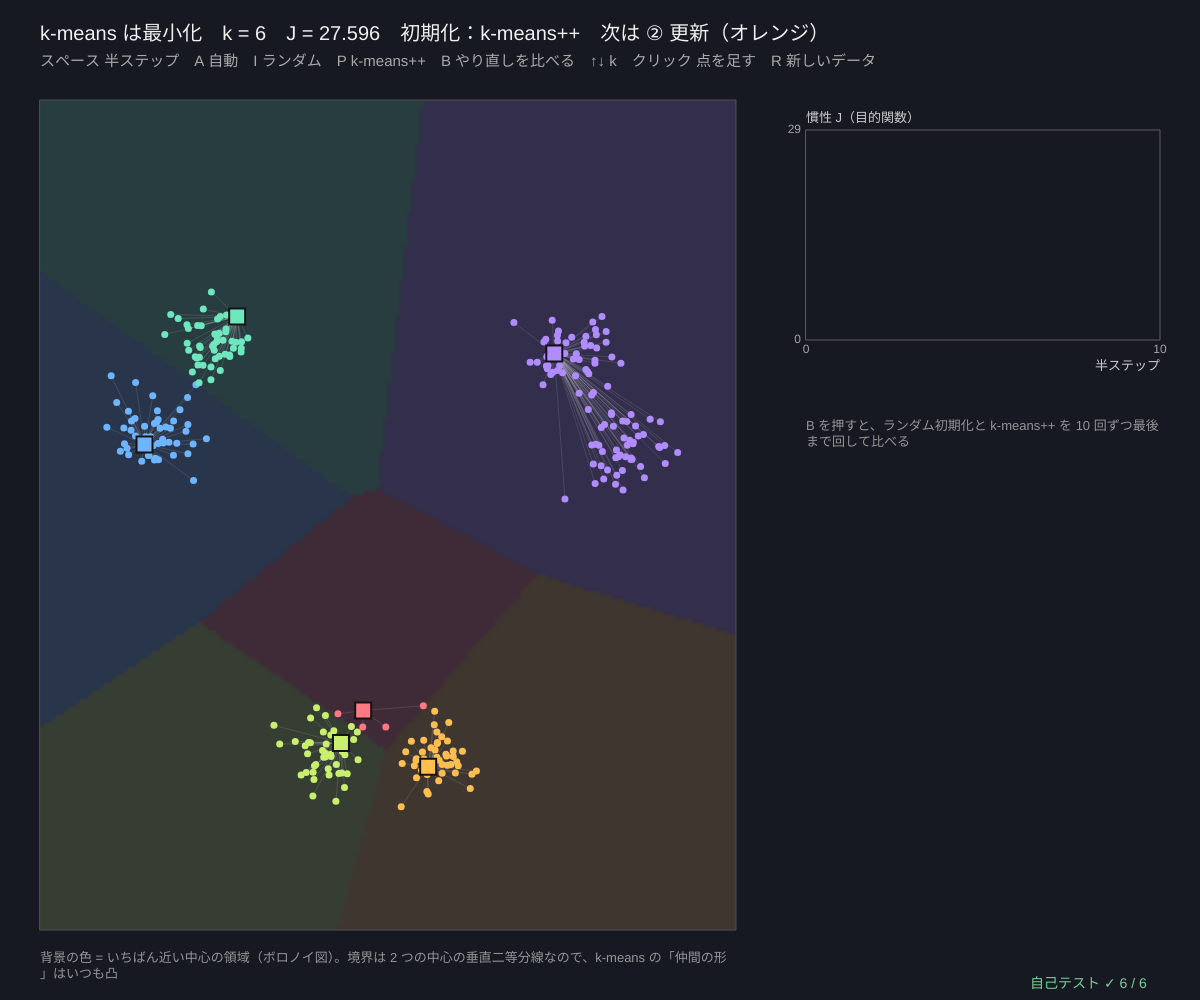
Frame 1 (no input)
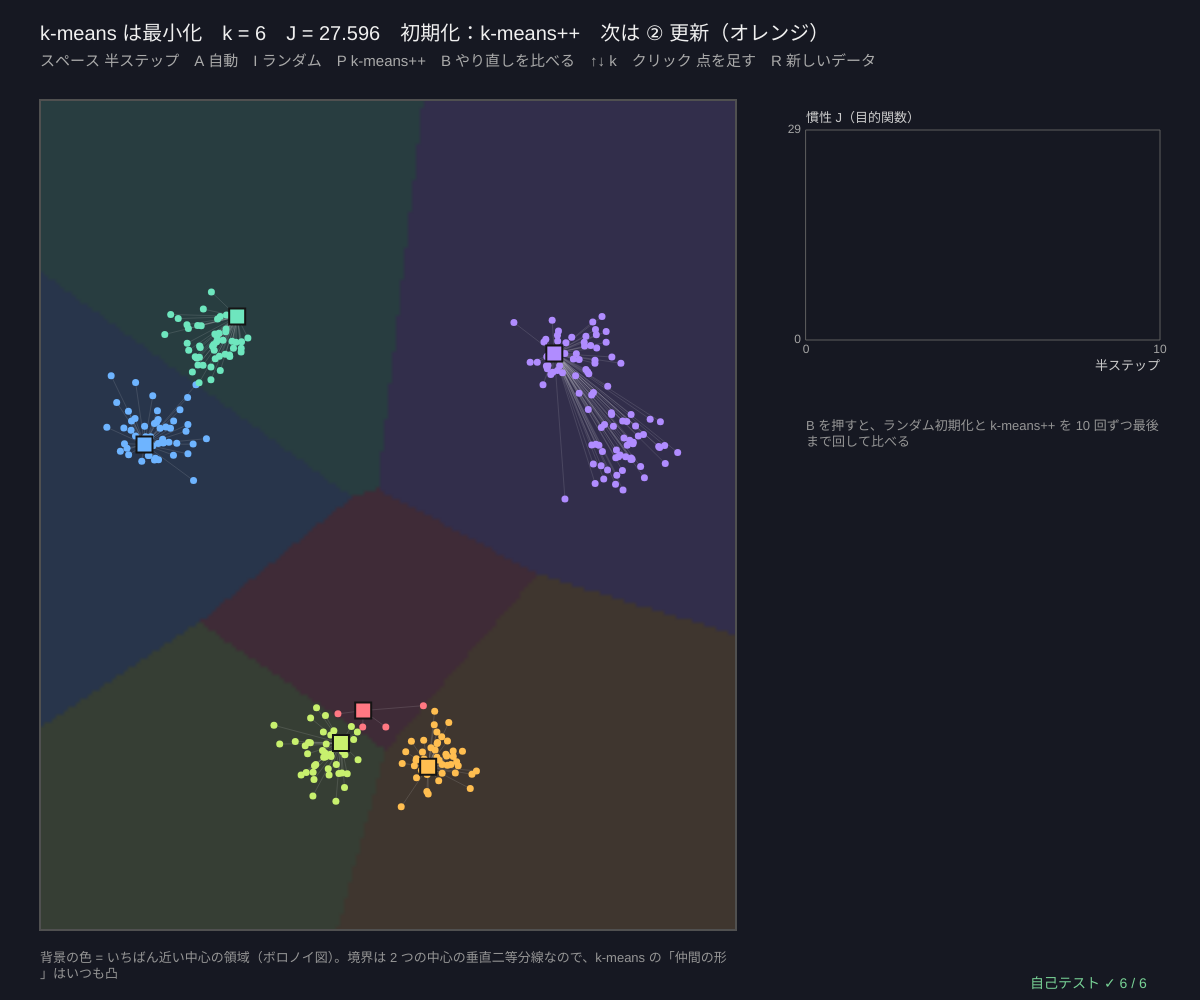
Frame 60 (no input)
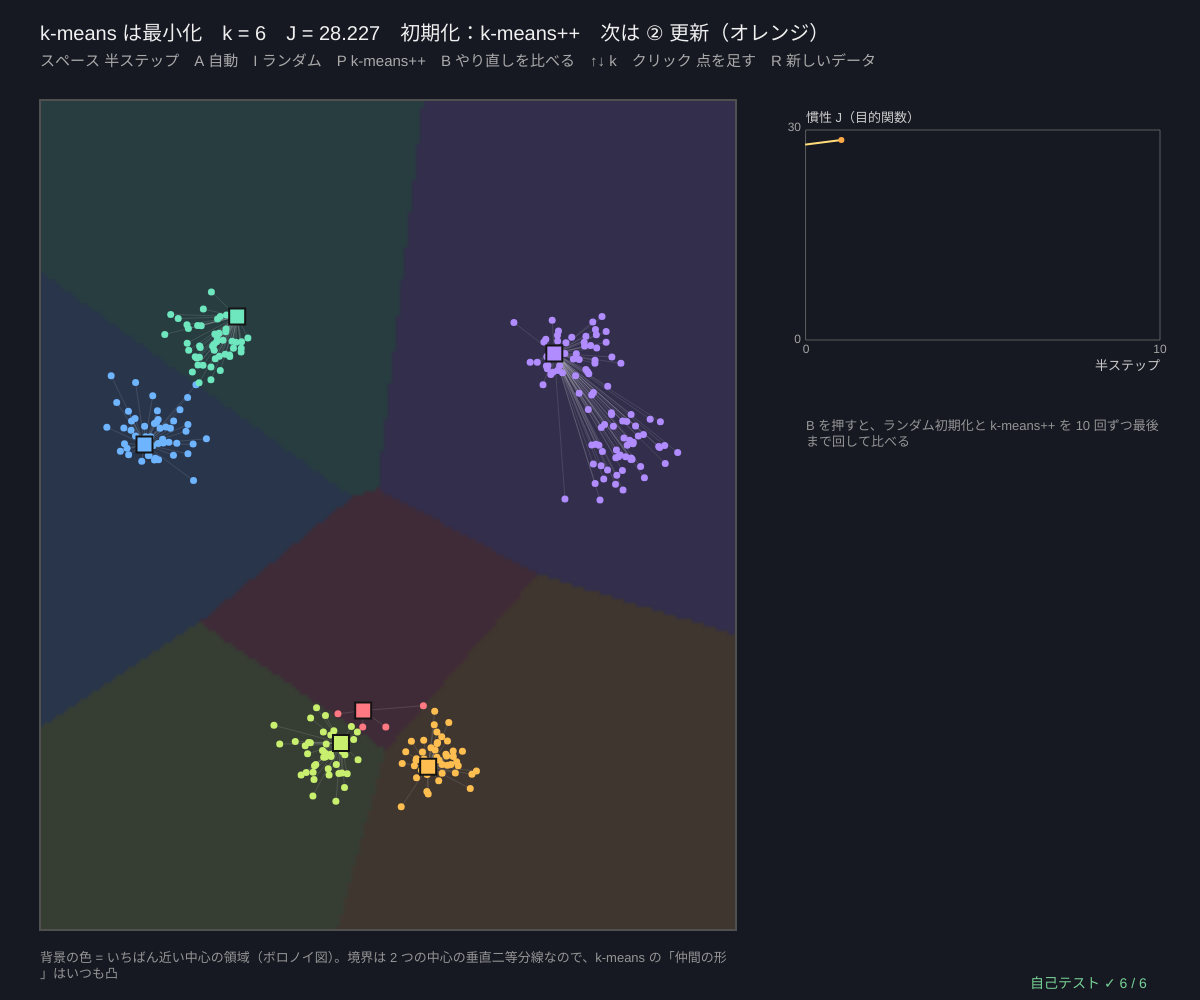
Frame 120 (the mouse pressed at the canvas centre since frame 60)

The p5.js sketch that drew these frames (run headless with seeded random() and noise() and a simulated clock; from frame 60 on, the mouse is pressed at the canvas centre):

// p5.js sketch
// ── sketch.js
// ============================================
// 01 k-means は「最小化」─ 目的関数 = 慣性（各点と自分の中心の距離² の合計）J = Σ |x_i − c(i)|²
//   ① 割り当て（中心を固定して、各点をいちばん近い中心へ）② 更新（仲間を固定して、中心を平均へ）。どちらも J を減らすか同じにする
//   → J は必ず止まる。ただし「いちばん小さい J」とは限らない（初めの中心しだい）→ k-means++ と「10 回やり直して最良」
//   背景の色 = いちばん近い中心の領域 = ボロノイ図（シリーズ 22）。基本の k-means はシリーズ 17 の 10。ここはその発展
// スペース 半ステップ / A 自動 / I ランダム初期化 / P k-means++ 初期化 / B 10 回ずつやり直して比べる / ↑↓ k / クリック 点を足す / R 新しいデータ
// ============================================

const NPTS = 300;                      // ★ 点の数
let data, centers = [], labels = [], hist = [], nextAssign = false, kNum = 6, auto = false, seedD = 11, seedI = 1;
let restarts = null, view, cellBuf = null, cellDirty = true, initName = '', timer = 0;

function setup() { createCanvas(windowWidth, windowHeight); textWrap(CHAR); selfTest(); newData(); }
function blobs6(seed) {                // 6 つのかたまり（2 つずつ近い）
  seedRng(seed);
  let sp = [];
  for (let j = 0; j < 6; j++) { let a = (TWO_PI * Math.floor(j / 2)) / 3 + 0.5, r = 1.25; sp.push({ n: NPTS / 6, c: [r * Math.cos(a) + (j % 2 ? 0.28 : -0.28) * Math.sin(a), r * Math.sin(a) - (j % 2 ? 0.28 : -0.28) * Math.cos(a)], sd: [0.12, 0.12] }); }
  return makeBlobs(sp);
}
function newData() { data = blobs6(seedD); restarts = null; initCenters(true); }
// ★ 初期化：usePP = true なら k-means++、false ならランダム
function initCenters(usePP) {
  seedRng(1000 + seedI++);
  centers = usePP ? initPlusPlus(data.pts, kNum) : initRandomCenters(data.pts, kNum);
  labels = assignLabels(data.pts, centers); hist = [inertiaOf(data.pts, centers, labels)]; nextAssign = false;
  initName = usePP ? 'k-means++' : 'ランダム'; cellDirty = true;
}
// ★ 半ステップ：更新 → 割り当て → 更新 … J を記録
function halfStep() {
  if (nextAssign) labels = assignLabels(data.pts, centers); else centers = updateCenters(data.pts, labels, centers);
  nextAssign = !nextAssign; hist.push(inertiaOf(data.pts, centers, labels)); cellDirty = true;
  if (hist.length > 200) hist.splice(1, 1);
}
function runRestarts() {               // ランダム初期化と k-means++ をそれぞれ 10 回
  seedRng(500 + seedD);
  let rr = [], pp = [];
  for (let r = 0; r < 10; r++) rr.push(lloyd(data.pts, initRandomCenters(data.pts, kNum), 100));
  for (let r = 0; r < 10; r++) pp.push(lloyd(data.pts, initPlusPlus(data.pts, kNum), 100));
  restarts = { rr: rr.map((x) => x.inertia), pp: pp.map((x) => x.inertia) };
  let best = pp.concat(rr).reduce((a, b) => (b.inertia < a.inertia ? b : a));
  centers = best.centers; labels = best.labels; hist = [best.inertia]; nextAssign = false; initName = '20 回の中の最良'; cellDirty = true;
}

function draw() {
  background(22, 24, 34);
  view = fitView(40, 100, width * 0.58, height - 170, 0, 0, 3.6);
  if (auto && ++timer % 20 === 0) halfStep();
  if (cellDirty) drawCells();
  image(cellBuf, view.x, view.y, view.w, view.h);
  noFill(); stroke(80); rect(view.x, view.y, view.w, view.h);
  // 点 → 中心の線、点、中心
  stroke(255, 255, 255, 30); strokeWeight(1);
  for (let i = 0; i < data.pts.length; i++) line(gX(view, data.pts[i][0]), gY(view, data.pts[i][1]), gX(view, centers[labels[i]][0]), gY(view, centers[labels[i]][1]));
  drawPts(view, data.pts, labels, 7);
  centers.forEach((c, j) => { stroke(20); strokeWeight(2); fill(palC(j)); rect(gX(view, c[0]) - 8, gY(view, c[1]) - 8, 16, 16); });
  // ---- 右：J のグラフ
  let gx = view.x + view.w + 70, gw = width - gx - 40, J = hist[hist.length - 1];
  let g1 = { x: gx, y: 130, w: gw, h: 210, x0: 0, x1: Math.max(10, hist.length - 1), y0: 0, y1: Math.max(...hist) * 1.05 };
  plotAxes(g1, '半ステップ', '慣性 J（目的関数）', [0, g1.x1], [0, +g1.y1.toPrecision(2)]);
  stroke(255, 220, 120); strokeWeight(2); polyline(hist.map((v, i) => [gX(g1, i), gY(g1, v)]));
  noStroke(); hist.forEach((v, i) => { if (i > 0) { fill(i % 2 ? color(255, 170, 70) : color(110, 180, 255)); circle(gX(g1, i), gY(g1, v), 6); } });
  // ---- 右下：やり直しの比較
  let g2 = { x: gx, y: 420, w: gw, h: 170 };
  fill(205); textSize(13); textAlign(LEFT, BASELINE);
  if (restarts) {
    let all = restarts.rr.concat(restarts.pp), lo = Math.min(...all), hi = Math.max(...all), bw = g2.w / 22;
    text('B：10 回ずつやり直した最後の J（低いほどよい）', g2.x, g2.y - 8);
    all.forEach((v, i) => { let x = g2.x + (i < 10 ? i : i + 2) * bw, h = 20 + ((v - lo) / Math.max(1e-9, hi - lo)) * (g2.h - 30); fill(i < 10 ? color(255, 120, 130) : color(110, 230, 190)); rect(x, g2.y + g2.h - h, bw - 3, h); });
    fill(255, 140, 150); text('ランダム 平均 ' + meanOf(restarts.rr).toFixed(2), g2.x, g2.y + g2.h + 20);
    fill(130, 235, 200); text('k-means++ 平均 ' + meanOf(restarts.pp).toFixed(2), g2.x + g2.w / 2, g2.y + g2.h + 20);
    fill(200); text('いちばん小さい J = ' + lo.toFixed(3) + '（同じ値が何回出た？）', g2.x, g2.y + g2.h + 42);
  } else { fill(150); text('B を押すと、ランダム初期化と k-means++ を 10 回ずつ最後まで回して比べる', g2.x, g2.y, g2.w); }
  // ---- 文字
  textAlign(LEFT, BASELINE); fill(240); textSize(20);
  text('k-means は最小化　k = ' + kNum + '　J = ' + J.toFixed(3) + '　初期化：' + initName + '　次は ' + (nextAssign ? '① 割り当て（青）' : '② 更新（オレンジ）'), 40, 40);
  fill(170); textSize(15); text('スペース 半ステップ　A 自動' + (auto ? '（再生中）' : '') + '　I ランダム　P k-means++　B やり直しを比べる　↑↓ k　クリック 点を足す　R 新しいデータ', 40, 66);
  fill(150); textSize(13);
  text('背景の色 = いちばん近い中心の領域（ボロノイ図）。境界は 2 つの中心の垂直二等分線なので、k-means の「仲間の形」はいつも凸', 40, height - 48, view.w);
  drawSelfTest(width - 170, height - 12);
}
function drawCells() {                 // ボロノイ図（4 ピクセルに 1 回だけ計算）
  let w = Math.ceil(view.w / 4), h = Math.ceil(view.h / 4);
  if (!cellBuf || cellBuf.width !== w || cellBuf.height !== h) { cellBuf = createGraphics(w, h); cellBuf.pixelDensity(1); }
  cellBuf.loadPixels();
  for (let y = 0; y < h; y++) for (let x = 0; x < w; x++) {
    let p = [view.x0 + ((x + 0.5) / w) * (view.x1 - view.x0), view.y1 - ((y + 0.5) / h) * (view.y1 - view.y0)], c = PAL[nearestCenter(p, centers) % PAL.length], i = 4 * (x + w * y);
    cellBuf.pixels[i] = 22 + c[0] * 0.16; cellBuf.pixels[i + 1] = 24 + c[1] * 0.16; cellBuf.pixels[i + 2] = 34 + c[2] * 0.16; cellBuf.pixels[i + 3] = 255;
  }
  cellBuf.updatePixels(); cellDirty = false;
}

function mousePressed() {
  if (view && inBox(view, mouseX, mouseY)) { data.pts.push([invX(view, mouseX), invY(view, mouseY)]); data.truth.push(0); labels = assignLabels(data.pts, centers); hist.push(inertiaOf(data.pts, centers, labels)); nextAssign = false; cellDirty = true; }
}
function keyPressed() {
  if (key === ' ') halfStep();
  if (key === 'a' || key === 'A') auto = !auto;
  if (key === 'i' || key === 'I') initCenters(false);
  if (key === 'p' || key === 'P') initCenters(true);
  if (key === 'b' || key === 'B') runRestarts();
  if (key === UP_ARROW || key === DOWN_ARROW) { kNum = clampv(kNum + (key === UP_ARROW ? 1 : -1), 2, 10); restarts = null; initCenters(true); }
  if (key === 'r' || key === 'R') { seedD++; newData(); }
  return false;
}

// ---- 自己テスト
function selfTest() {
  selfTestResults = [];
  let d = blobs6(77), mono = true, assignOpt = true, stops = true, jr = [], jp = [];
  seedRng(7);
  for (let t = 0; t < 30; t++) {
    let k = 3 + (t % 6), res = lloyd(d.pts, initRandomCenters(d.pts, k), 100);
    if (!res.hist.every((v, i) => i === 0 || v <= res.hist[i - 1] + 1e-9)) mono = false;
    if (res.iters >= 100) stops = false;
    d.pts.forEach((p, i) => { if (res.centers.some((c) => sqd(p, c) < sqd(p, res.centers[res.labels[i]]) - 1e-12)) assignOpt = false; });
  }
  check('ロイドの J は半ステップごとに決して増えない（30 回、k = 3〜8）', mono);
  check('割り当てのあと、どの点も「いちばん近い中心」の仲間（ほかの中心のほうが近い点は 0 個）', assignOpt);
  let pts = d.pts.slice(0, 50), cen = pts.reduce((s, p) => [s[0] + p[0] / 50, s[1] + p[1] / 50], [0, 0]), sse = (c) => pts.reduce((s, p) => s + sqd(p, c), 0), idOk = true;
  for (let t = 0; t < 20; t++) { let dl = [gauss() * 0.3, gauss() * 0.3]; if (!near(sse([cen[0] + dl[0], cen[1] + dl[1]]), sse(cen) + 50 * (dl[0] ** 2 + dl[1] ** 2), 1e-9)) idOk = false; }
  check('平均がいちばん良い中心：J(平均 + δ) = J(平均) + n·|δ|²（ずらすと必ず増える）', idOk);
  seedRng(8);
  for (let t = 0; t < 30; t++) { jr.push(lloyd(d.pts, initRandomCenters(d.pts, 6), 100).inertia); jp.push(lloyd(d.pts, initPlusPlus(d.pts, 6), 100).inertia); }
  check('k-means++ の J の平均 ' + meanOf(jp).toFixed(2) + ' ≤ ランダム初期化の平均 ' + meanOf(jr).toFixed(2) + '（30 回ずつ、k = 6）', meanOf(jp) <= meanOf(jr));
  check('ロイドは有限回で止まる（ラベルが変わらなくなる、30 回とも 100 回以内）', stops);
  let cs = initPlusPlus(d.pts, 5), convex = true;
  for (let t = 0; t < 300; t++) { let a = [-2 + 4 * rnd(), -2 + 4 * rnd()], b = [-2 + 4 * rnd(), -2 + 4 * rnd()]; if (nearestCenter(a, cs) === nearestCenter(b, cs) && nearestCenter([(a[0] + b[0]) / 2, (a[1] + b[1]) / 2], cs) !== nearestCenter(a, cs)) convex = false; }
  check('ボロノイの領域は凸：同じ領域の 2 点の中点も同じ領域（300 組）', convex);
  reportSelfTest();
}

// ---------- やってみよう ----------
// 1. I（ランダム）で始めてスペースを何回も押し、J のグラフが階段のように下がって止まるのを見よう
// 2. I を何回か押してから A で自動再生。2 つのかたまりを 1 つの中心が取ってしまう「悪い止まり方」を探そう
// 3. B で 10 回ずつ比べる。k-means++ のほうが平均の J が小さいのはなぜ？（遠い点から順に中心を選ぶ）
// 4. ↑↓ で k を変えると J はどうなる？ k を増やすと J は小さくなる一方 → k は J だけでは選べない（02）
// 5. 背景のボロノイ図の境界は、2 つの中心の垂直二等分線。シリーズ 22 のボロノイ図と同じもの

// ==================================================
// ここから下は「クラスタリングの道具」（中身は読まなくても OK。消さないでね）
// ==================================================
// ---- 共通：値をはさむ・クラスタの色・距離（点は [x, y] や [r, g, b] のような配列）
function clampv(v, a, b) { return v < a ? a : v > b ? b : v; }
const PAL = [[176, 140, 255], [110, 230, 190], [255, 190, 80], [110, 180, 255], [255, 120, 130], [200, 240, 110], [255, 150, 220], [90, 210, 220], [255, 150, 70], [190, 190, 255]];
function palC(k, a) {                  // クラスタ k の色（k < 0 = ノイズ = 灰色）
  let al = a === undefined ? 255 : a;
  if (k < 0) return color(120, 120, 135, al);
  let c = PAL[k % PAL.length]; return color(c[0], c[1], c[2], al);
}
function sqd(a, b) { let s = 0; for (let i = 0; i < a.length; i++) { let d = a[i] - b[i]; s += d * d; } return s; }   // 距離の 2 乗
function edist(a, b) { return Math.sqrt(sqd(a, b)); }                                                              // ユークリッド距離
function meanOf(arr) { if (!arr.length) return 0; let s = 0; for (let v of arr) s += v; return s / arr.length; }
// ---- 種つきの乱数（同じ種なら毎回同じ列）
let rngState = 1, gaussSpare = null;
function seedRng(s) { rngState = (s >>> 0) || 1; gaussSpare = null; }
function rnd() {                       // 0〜1 の一様乱数（mulberry32）
  rngState = (rngState + 0x6d2b79f5) >>> 0;
  let t = rngState;
  t = Math.imul(t ^ (t >>> 15), t | 1);
  t ^= t + Math.imul(t ^ (t >>> 7), t | 61);
  return ((t ^ (t >>> 14)) >>> 0) / 4294967296;
}
function rndInt(a, b) { return a + Math.floor(rnd() * (b - a + 1)); }
function gauss() {                     // 標準正規分布（ボックス-ミュラー法）
  if (gaussSpare !== null) { let g = gaussSpare; gaussSpare = null; return g; }
  let u = 1 - rnd(), v = rnd(), r = Math.sqrt(-2 * Math.log(u));
  gaussSpare = r * Math.sin(2 * Math.PI * v); return r * Math.cos(2 * Math.PI * v);
}
// ---- 合成データ（種つき）。どれも { pts, truth（正解のグループ番号）, k（正解のグループ数）} を返す
// blob = { n, c: [中心 x, y], sd: [長い向きの標準偏差, 短い向き], rot: 傾き（ラジアン）}
function makeBlobs(specs) {
  let pts = [], truth = [];
  specs.forEach((s, k) => {
    let cr = Math.cos(s.rot || 0), sr = Math.sin(s.rot || 0);
    for (let i = 0; i < s.n; i++) { let a = gauss() * s.sd[0], b = gauss() * s.sd[1]; pts.push([s.c[0] + cr * a - sr * b, s.c[1] + sr * a + cr * b]); truth.push(k); }
  });
  return { pts, truth, k: specs.length };
}
function makeMoons(n, noise) {         // 2 つの三日月（かみ合った半円）
  let pts = [], truth = [];
  for (let i = 0; i < n; i++) {
    let k = i % 2, t = rnd() * Math.PI, x = k ? 1 - Math.cos(t) : Math.cos(t), y = k ? 0.5 - Math.sin(t) : Math.sin(t);
    pts.push([(x - 0.5) * 1.6 + gauss() * noise, (y - 0.25) * 1.6 + gauss() * noise]); truth.push(k);
  }
  return { pts, truth, k: 2 };
}
function makeCircles(n, noise, inner) { // 同心円（外の輪と内の輪。点の数は輪の長さに比例）
  let pts = [], truth = [], nOut = Math.round((n * 1.3) / (1.3 + inner));
  for (let i = 0; i < n; i++) { let k = i < nOut ? 0 : 1, t = rnd() * 2 * Math.PI, r = k ? inner : 1.3; pts.push([r * Math.cos(t) + gauss() * noise, r * Math.sin(t) + gauss() * noise]); truth.push(k); }
  return { pts, truth, k: 2 };
}
const DATA_JA = { blobs: 'かたまり', moons: '三日月', circles: '同心円', aniso: '細長い', density: '密度がちがう', sizes: '大きさがちがう', noise: 'かたまり + 外れ値', chain: '鎖でつながる' };
function makeDataset(kind, n, seed) {
  seedRng(seed);
  if (kind === 'moons') return makeMoons(n, 0.07);
  if (kind === 'circles') return makeCircles(n, 0.05, 0.55);
  if (kind === 'aniso') { let m = Math.floor(n / 3); return makeBlobs([{ n: m, c: [-0.6, 0.9], sd: [0.9, 0.1], rot: 0.5 }, { n: m, c: [0, 0], sd: [0.9, 0.1], rot: 0.5 }, { n: n - 2 * m, c: [0.6, -0.9], sd: [0.9, 0.1], rot: 0.5 }]); }
  if (kind === 'density') { let m = Math.floor(n * 0.45); return makeBlobs([{ n: m, c: [-0.9, 0.3], sd: [0.12, 0.12] }, { n: m, c: [-0.3, 0.3], sd: [0.12, 0.12] }, { n: n - 2 * m, c: [0.9, -0.2], sd: [0.65, 0.65] }]); }
  if (kind === 'sizes') { let m = Math.floor(n * 0.12); return makeBlobs([{ n: n - 2 * m, c: [-0.5, 0], sd: [0.6, 0.6] }, { n: m, c: [0.85, 0.75], sd: [0.1, 0.1] }, { n: m, c: [0.85, -0.75], sd: [0.1, 0.1] }]); }
  if (kind === 'chain') {
    let m = Math.floor(n * 0.4), d = makeBlobs([{ n: m, c: [-1.2, 0], sd: [0.25, 0.25] }, { n: m, c: [1.2, 0], sd: [0.25, 0.25] }]), rest = n - 2 * m;
    for (let i = 0; i < rest; i++) { d.pts.push([-0.8 + (1.6 * (i + 0.5)) / rest, 0.04 * gauss()]); d.truth.push(i < rest / 2 ? 0 : 1); }
    return d;
  }
  let m = Math.floor(n / 3), d = makeBlobs([{ n: m, c: [-1, 0.7], sd: [0.25, 0.25] }, { n: m, c: [1, 0.6], sd: [0.3, 0.22], rot: 0.4 }, { n: n - 2 * m, c: [0, -0.9], sd: [0.28, 0.28] }]);
  if (kind === 'noise') { let q = Math.floor(n * 0.08); for (let i = 0; i < q; i++) { d.pts.push([-2 + 4 * rnd(), -1.8 + 3.6 * rnd()]); d.truth.push(-1); } }
  return d;
}
// ---- k-means（ロイドのアルゴリズム）。目的関数 = 慣性 = Σ |x_i − 中心|²
function nearestCenter(p, centers) { let best = 0, bd = Infinity; for (let j = 0; j < centers.length; j++) { let d = sqd(p, centers[j]); if (d < bd) { bd = d; best = j; } } return best; }
function assignLabels(pts, centers) { return pts.map((p) => nearestCenter(p, centers)); }        // ① 割り当て
function inertiaOf(pts, centers, labels) { let s = 0; for (let i = 0; i < pts.length; i++) s += sqd(pts[i], centers[labels[i]]); return s; }
function updateCenters(pts, labels, centers) {                                                     // ② 更新（仲間の平均。仲間 0 なら動かさない）
  let k = centers.length, dim = centers[0].length, sum = centers.map(() => new Array(dim).fill(0)), cnt = new Array(k).fill(0);
  for (let i = 0; i < pts.length; i++) { let l = labels[i]; cnt[l]++; for (let d = 0; d < dim; d++) sum[l][d] += pts[i][d]; }
  return sum.map((s, j) => (cnt[j] ? s.map((v) => v / cnt[j]) : centers[j].slice()));
}
function initRandomCenters(pts, k) {   // ランダムに k 点えらぶ（重ならないように）
  if (!pts.length) return Array.from({ length: k }, () => [0, 0]);
  let idx = pts.map((_, i) => i), out = [];
  for (let j = 0; j < Math.min(k, pts.length); j++) { let r = j + Math.floor(rnd() * (idx.length - j)); [idx[j], idx[r]] = [idx[r], idx[j]]; out.push(pts[idx[j]].slice()); }
  while (out.length < k) out.push(pts[0].slice());
  return out;
}
function initPlusPlus(pts, k) {        // k-means++：今ある中心から遠い点ほど（距離² に比例して）えらばれやすい
  if (!pts.length) return Array.from({ length: k }, () => [0, 0]);
  let out = [pts[Math.floor(rnd() * pts.length)].slice()], d2 = pts.map((p) => sqd(p, out[0]));
  while (out.length < k) {
    let tot = 0; for (let v of d2) tot += v;
    let r = rnd() * tot, pick = pts.length - 1;
    if (tot > 0) { for (let i = 0; i < pts.length; i++) { r -= d2[i]; if (r <= 0) { pick = i; break; } } } else pick = Math.floor(rnd() * pts.length);
    out.push(pts[pick].slice());
    for (let i = 0; i < pts.length; i++) d2[i] = Math.min(d2[i], sqd(pts[i], pts[pick]));
  }
  return out;
}
// 最後まで回す。hist = 半ステップ（割り当て・更新）ごとの慣性
function lloyd(pts, centers0, maxIter) {
  let centers = centers0.map((c) => c.slice()), labels = assignLabels(pts, centers), hist = [inertiaOf(pts, centers, labels)], iters = 0;
  for (let it = 0; it < (maxIter || 100); it++) {
    let nc = updateCenters(pts, labels, centers); hist.push(inertiaOf(pts, nc, labels));
    let nl = assignLabels(pts, nc); hist.push(inertiaOf(pts, nc, nl));
    centers = nc; iters++;
    let same = nl.every((v, i) => v === labels[i]); labels = nl;
    if (same) break;
  }
  return { centers, labels, inertia: hist[hist.length - 1], hist, iters };
}
function kmeansBest(pts, k, restarts, usePP, maxIter) {   // restarts 回やり直して慣性がいちばん小さいものを選ぶ
  let best = null, all = [];
  for (let r = 0; r < restarts; r++) { let res = lloyd(pts, usePP ? initPlusPlus(pts, k) : initRandomCenters(pts, k), maxIter); all.push(res.inertia); if (!best || res.inertia < best.inertia) best = res; }
  best.all = all; return best;
}
// ---- グラフと図の道具：g = { x, y, w, h, x0, x1, y0, y1 }（画面の四角とデータの範囲）
function gX(g, v) { return g.x + clampv((v - g.x0) / (g.x1 - g.x0), -0.02, 1.02) * g.w; }
function gY(g, v) { return g.y + g.h - clampv((v - g.y0) / (g.y1 - g.y0), -0.02, 1.02) * g.h; }
function invX(g, px) { return g.x0 + ((px - g.x) / g.w) * (g.x1 - g.x0); }
function invY(g, py) { return g.y0 + ((g.y + g.h - py) / g.h) * (g.y1 - g.y0); }
function inBox(g, px, py) { return px >= g.x && px <= g.x + g.w && py >= g.y && py <= g.y + g.h; }
function fitView(x, y, w, h, cx, cy, span) {   // 縦横の縮尺をそろえる（span = 短い辺に入るデータの幅）
  let s = Math.min(w, h) / span; return { x, y, w, h, x0: cx - w / 2 / s, x1: cx + w / 2 / s, y0: cy - h / 2 / s, y1: cy + h / 2 / s };
}
function plotAxes(g, xl, yl, xt, yt) {
  stroke(95); strokeWeight(1); noFill(); rect(g.x, g.y, g.w, g.h);
  noStroke(); fill(165); textSize(12); textAlign(CENTER, TOP);
  for (let v of xt) text(+v.toPrecision(3), gX(g, v), g.y + g.h + 4);
  textAlign(RIGHT, CENTER);
  for (let v of yt) text(+v.toPrecision(3), g.x - 5, gY(g, v));
  textAlign(LEFT, BASELINE); fill(205); textSize(13);
  text(xl, g.x + g.w - textWidth(xl), g.y + g.h + 30); text(yl, g.x, g.y - 8);
}
function polyline(pts) {               // 点が 2 つ以上あるときだけ折れ線を描く
  if (pts.length < 2) return;
  noFill(); beginShape(); for (let p of pts) vertex(p[0], p[1]); endShape();
}
function drawPts(g, pts, labels, r, al) {   // クラスタの色で点を描く（labels がなければ白）
  noStroke();
  for (let i = 0; i < pts.length; i++) { fill(labels ? palC(labels[i], al) : color(230, 230, 240, al === undefined ? 255 : al)); circle(gX(g, pts[i][0]), gY(g, pts[i][1]), r); }
}
// ---- 自己テストの道具
let selfTestResults = [];
function check(name, cond) { selfTestResults.push({ name, ok: !!cond }); }
function near(a, b, tol) { return a !== null && a !== undefined && isFinite(a) && Math.abs(a - b) <= (tol === undefined ? 1e-9 : tol); }
function noNaN(v) { return Array.isArray(v) ? v.every(noNaN) : !(typeof v === 'number' && v !== v); }
function reportSelfTest() { for (let r of selfTestResults) (r.ok ? console.log : console.error)((r.ok ? '✓ ' : '✗ ') + r.name); }
function selfTestLine() { let n = selfTestResults.filter((r) => r.ok).length; return '自己テスト ' + (n === selfTestResults.length ? '✓ ' : '✗ ') + n + ' / ' + selfTestResults.length; }
function drawSelfTest(x, y) { noStroke(); fill(selfTestResults.every((r) => r.ok) ? color(120, 210, 150) : color(255, 90, 90)); textSize(14); textAlign(LEFT, BASELINE); text(selfTestLine(), x, y); }
